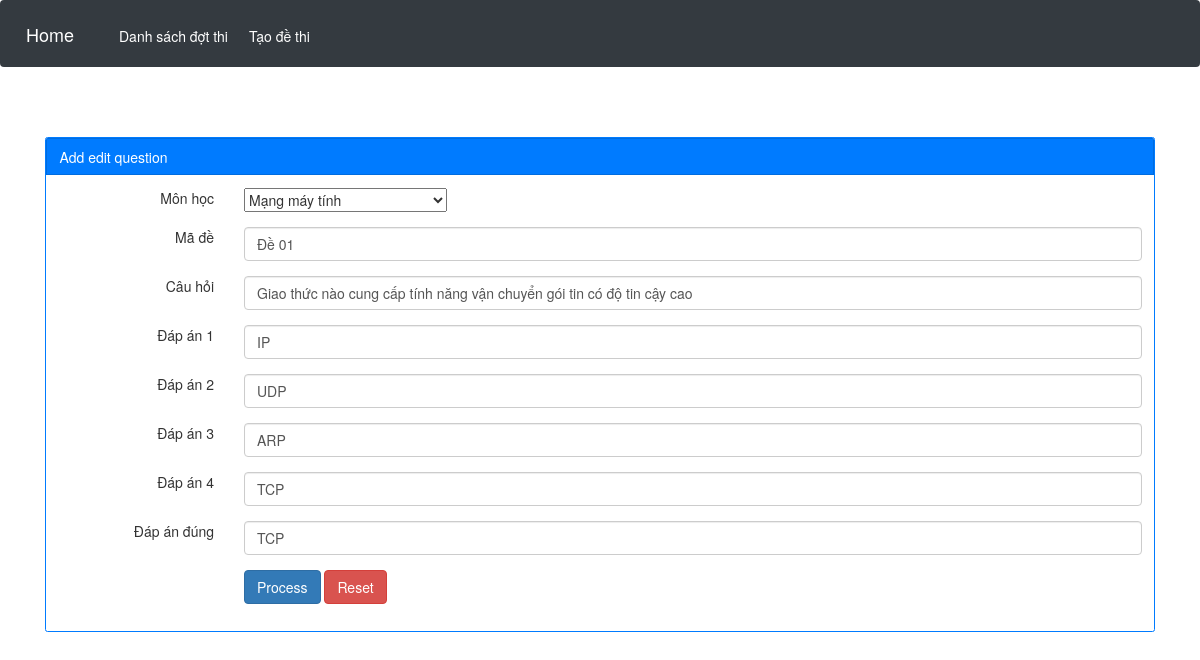
Page /admin.php?controller=add_edit_question&act=edit&id=6 on the committed database.
### tables this page shows
CREATE TABLE `tbl_question` (
  `question_id` int(50) NOT NULL,
  `monhoc` varchar(200) NOT NULL,
  `made` varchar(200) NOT NULL,
  `cauhoi` varchar(200) NOT NULL,
  `answer1` varchar(200) NOT NULL,
  `answer2` varchar(200) NOT NULL,
  `answer3` varchar(200) NOT NULL,
  `answer4` varchar(200) NOT NULL,
  `answer` varchar(200) NOT NULL
);

### controller/backend/controller_add_edit_question.php (called while the page is built, shortened)
<?php
	class controller_add_edit_question{
		public function __construct(){
			$this->model = new model();
			$act = isset($_GET["act"]) ? $_GET["act"]:"";
			$id = isset($_GET["id"]) ? $_GET["id"]:0;
			switch($act){
				case "edit":
					$form_action = "admin.php?controller=add_edit_question&act=do_edit&id=$id";
					$arr = $this->model->get_a_record("select * from tbl_question where question_id=$id");
				break;
			}
			include "view/backend/view_add_edit_question.php";
		}
	}
	new controller_add_edit_question();
 ?>

### admin.php (called while the page is built, shortened)
<?php
	include "config.php";
	include "model/model.php";
	include "view/backend/master.php";
 ?>

### model/model.php (called while the page is built, shortened)
<?php
	class model{
		public function get_a_record($sql){
			global $db;
			$result = mysqli_query($db,$sql) or die("Lỗi!");
			$arr = mysqli_fetch_object($result);
			return $arr;
		}
	}
 ?>

### view/backend/view_add_edit_question.php (the view, shortened to what this page needs)
<div class="row justify-content-center">
	<div class="col-md-12">
		<div class="card  border-primary">
			<div class="card card-header bg-primary text-white">Add edit question</div>
			<div class="card-body">
				<form method="post" action="<?php echo $form_action; ?>">
					<div class="form-group">
						<div class="row">
							<div class="col-md-2 text-right">Môn học</div>
							<div class="col-md-10">
								<select type="text" name="monhoc">
									<option>Mạng máy tính</option>
								</select>
							</div>
						</div>
					</div>
					<div class="form-group">
						<div class="row">
							<div class="col-md-2 text-right">Mã đề</div>
							<div class="col-md-10">
								<input type="text" name="made" value="<?php echo isset($arr->made)?$arr->made:""; ?>" required class="form-control">
							</div>
						</div>
					</div>
					<div class="form-group">
						<div class="row">
							<div class="col-md-2 text-right">Câu hỏi</div>
							<div class="col-md-10">
								<input type="text" name="cauhoi" value="<?php echo isset($arr->cauhoi)?$arr->cauhoi:""; ?>" required class="form-control">
							</div>
						</div>
					</div>
					<div class="form-group">
						<div class="row">
							<div class="col-md-2 text-right">Đáp án 1</div>
							<div class="col-md-10">
								<input type="text" name="answer1" value="<?php echo isset($arr->answer1)?$arr->answer1:""; ?>" required class="form-control">
							</div>
						</div>
					</div>
					<div class="form-group">
						<div class="row">
							<div class="col-md-2 text-right">Đáp án 2</div>
							<div class="col-md-10">
								<input type="text" name="answer2" value="<?php echo isset($arr->answer2)?$arr->answer2:""; ?>" required class="form-control">
							</div>
						</div>
					</div>
					<div class="form-group">
						<div class="row">
							<div class="col-md-2 text-right">Đáp án 3</div>
							<div class="col-md-10">
								<input type="text" name="answer3" value="<?php echo isset($arr->answer3)?$arr->answer3:""; ?>" required class="form-control">
							</div>
						</div>
					</div>
					<div class="form-group">
						<div class="row">
							<div class="col-md-2 text-right">Đáp án 4</div>
							<div class="col-md-10">
								<input type="text" name="answer4" value="<?php echo isset($arr->answer4)?$arr->answer4:""; ?>" required class="form-control">
							</div>
						</div>
					</div>
					<div class="form-group">
						<div class="row">
							<div class="col-md-2 text-right">Đáp án đúng</div>
							<div class="col-md-10">
								<input type="text" name="answer" value="<?php echo isset($arr->answer)?$arr->answer:""; ?>" required class="form-control">
							</div>
						</div>
					</div>
					<div class="form-group">
						<div class="row">
							<div class="col-md-2 text-right"></div>
							<div class="col-md-10">
								<input type="submit" value="Process" class="btn btn-primary"> <input type="reset" value="Reset" class="btn btn-danger">
							</div>
						</div>
					</div>
				</form>
			</div>
		</div>
	</div>
</div>

### rows in the picture
tbl_question: made "Đề 01", cauhoi "Giao thức nào cung cấp tính năng vận chuyển gói tin có độ tin cậy cao", answer1 "IP", answer2 "UDP", answer3 "ARP", answer4 "TCP", answer "TCP"
